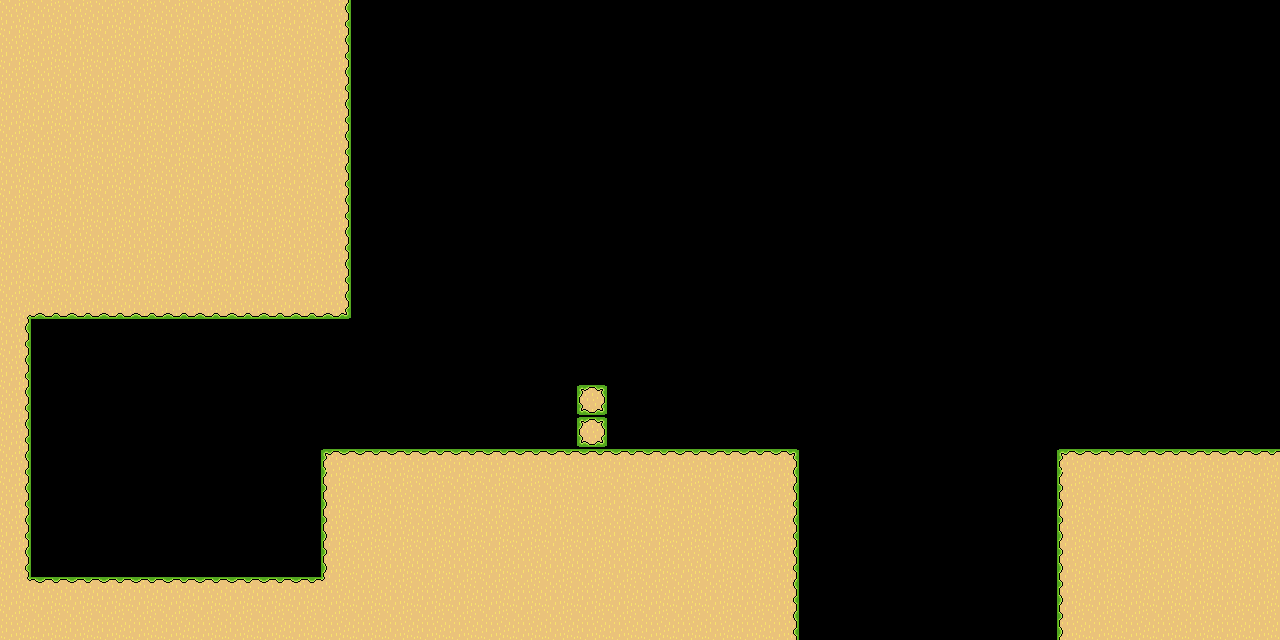

This is a level from a 2D game, rendered from its Tiled map with the project's own tilesets. A one-line summary and the map file follow, with tile-layer data summarised:
An orthogonal 40x20 tile map with 32x32 px tiles, 1 tile layer (Ground) and 7 objects.

<map version="1.5" tiledversion="1.7.1" orientation="orthogonal" renderorder="right-down" width="40" height="20" tilewidth="32" tileheight="32" infinite="0" nextlayerid="29" nextobjectid="99">
 <editorsettings>
  <export target="LevelTilemap_level12.json" format="json" />
 </editorsettings>
 <properties>
  <property name="extraText" value="Double jumping! Yay!" />
  <property name="levelIndex" type="int" value="12" />
  <property name="levelName" value="Level 12" />
  <property name="levelNameOffsetY" type="int" value="-80" />
  <property name="levelNameShortened" value="12" />
  <property name="numberOfSlimes" type="int" value="3" />
 </properties>
 <tileset firstgid="1" name="tileset" tilewidth="32" tileheight="32" tilecount="36" columns="6">
  <image source="../../artwork/tileset.png" width="192" height="192" />
  <tile id="0">
   <properties>
    <property name="collides" type="bool" value="true" />
   </properties>
  </tile>
  <tile id="1">
   <properties>
    <property name="collides" type="bool" value="true" />
   </properties>
  </tile>
  <tile id="2">
   <properties>
    <property name="collides" type="bool" value="true" />
   </properties>
  </tile>
  <tile id="3">
   <properties>
    <property name="collides" type="bool" value="true" />
   </properties>
  </tile>
  <tile id="4">
   <properties>
    <property name="collides" type="bool" value="false" />
   </properties>
  </tile>
  <tile id="5">
   <properties>
    <property name="collides" type="bool" value="false" />
   </properties>
  </tile>
  <tile id="6">
   <properties>
    <property name="collides" type="bool" value="true" />
   </properties>
  </tile>
  <tile id="7">
   <properties>
    <property name="collides" type="bool" value="true" />
   </properties>
  </tile>
  <tile id="8">
   <properties>
    <property name="collides" type="bool" value="true" />
   </properties>
  </tile>
  <tile id="9">
   <properties>
    <property name="collides" type="bool" value="true" />
   </properties>
  </tile>
  <tile id="10">
   <properties>
    <property name="collides" type="bool" value="false" />
   </properties>
  </tile>
  <tile id="11">
   <properties>
    <property name="collides" type="bool" value="false" />
   </properties>
  </tile>
  <tile id="12">
   <properties>
    <property name="collides" type="bool" value="true" />
   </properties>
  </tile>
  <tile id="13">
   <properties>
    <property name="collides" type="bool" value="true" />
   </properties>
  </tile>
  <tile id="14">
   <properties>
    <property name="collides" type="bool" value="true" />
   </properties>
  </tile>
  <tile id="15">
   <properties>
    <property name="collides" type="bool" value="true" />
   </properties>
  </tile>
  <tile id="16">
   <properties>
    <property name="collides" type="bool" value="false" />
    <property name="expValue" type="int" value="3" />
    <property name="isFlying" type="bool" value="true" />
    <property name="level" type="int" value="1" />
    <property name="objectTag" value="slimeEnemy" />
   </properties>
  </tile>
  <tile id="17">
   <properties>
    <property name="collides" type="bool" value="false" />
    <property name="expValue" type="int" value="3" />
    <property name="isFlying" type="bool" value="false" />
    <property name="level" type="int" value="1" />
    <property name="objectTag" value="slimeEnemy" />
   </properties>
  </tile>
  <tile id="18">
   <properties>
    <property name="collides" type="bool" value="true" />
   </properties>
  </tile>
  <tile id="19">
   <properties>
    <property name="collides" type="bool" value="true" />
   </properties>
  </tile>
  <tile id="20">
   <properties>
    <property name="collides" type="bool" value="true" />
   </properties>
  </tile>
  <tile id="21">
   <properties>
    <property name="collides" type="bool" value="true" />
   </properties>
  </tile>
  <tile id="22">
   <properties>
    <property name="collides" type="bool" value="false" />
    <property name="expValue" type="int" value="5" />
    <property name="isFlying" type="bool" value="true" />
    <property name="level" type="int" value="2" />
    <property name="objectTag" value="slimeEnemy" />
   </properties>
  </tile>
  <tile id="23">
   <properties>
    <property name="collides" type="bool" value="false" />
    <property name="expValue" type="int" value="5" />
    <property name="isFlying" type="bool" value="false" />
    <property name="level" type="int" value="2" />
    <property name="objectTag" value="slimeEnemy" />
   </properties>
  </tile>
  <tile id="24">
   <properties>
    <property name="collides" type="bool" value="false" />
    <property name="direction" value="right" />
    <property name="objectTag" value="spike" />
    <property name="spriteName" value="rightSpikes" />
   </properties>
  </tile>
  <tile id="25">
   <properties>
    <property name="collides" type="bool" value="false" />
    <property name="direction" value="left" />
    <property name="objectTag" value="spike" />
    <property name="spriteName" value="leftSpikes" />
   </properties>
  </tile>
  <tile id="26">
   <properties>
    <property name="collides" type="bool" value="false" />
    <property name="direction" value="down" />
    <property name="objectTag" value="spike" />
    <property name="spriteName" value="downSpikes" />
   </properties>
  </tile>
  <tile id="27">
   <properties>
    <property name="collides" type="bool" value="false" />
    <property name="direction" value="up" />
    <property name="objectTag" value="spike" />
    <property name="spriteName" value="upSpikes" />
   </properties>
  </tile>
  <tile id="28">
   <properties>
    <property name="collides" type="bool" value="false" />
    <property name="expValue" type="int" value="10" />
    <property name="isFlying" type="bool" value="true" />
    <property name="level" type="int" value="3" />
    <property name="objectTag" value="slimeEnemy" />
   </properties>
  </tile>
  <tile id="29">
   <properties>
    <property name="collides" type="bool" value="false" />
    <property name="expValue" type="int" value="10" />
    <property name="isFlying" type="bool" value="false" />
    <property name="level" type="int" value="3" />
    <property name="objectTag" value="slimeEnemy" />
   </properties>
  </tile>
  <tile id="30">
   <properties>
    <property name="collides" type="bool" value="false" />
    <property name="objectTag" value="endOfLevel" />
   </properties>
  </tile>
  <tile id="31">
   <properties>
    <property name="collides" type="bool" value="false" />
    <property name="objectTag" value="pickUp" />
    <property name="pickUpType" value="doubleJump" />
    <property name="spriteName" value="doubleJump" />
   </properties>
  </tile>
  <tile id="32">
   <properties>
    <property name="collides" type="bool" value="false" />
    <property name="objectTag" value="pickUp" />
   </properties>
  </tile>
  <tile id="33">
   <properties>
    <property name="collides" type="bool" value="false" />
   </properties>
  </tile>
  <tile id="34">
   <properties>
    <property name="collides" type="bool" value="false" />
   </properties>
  </tile>
  <tile id="35">
   <properties>
    <property name="collides" type="bool" value="false" />
    <property name="objectTag" value="playerSpawn" />
   </properties>
  </tile>
 </tileset>
 <layer id="6" name="Ground" width="40" height="20">
  <data>[800 cells, 272 non-empty, 12 distinct tile ids]</data>
 </layer>
 <objectgroup id="28" name="GameObjects">
  <object id="84" gid="31" x="1184" y="448" width="32" height="32" />
  <object id="91" gid="32" x="224" y="512" width="32" height="32" />
  <object id="93" gid="17" x="512" y="176" width="32" height="32" />
  <object id="94" gid="17" x="912" y="434" width="32" height="32" />
  <object id="95" gid="18" x="766" y="448" width="32" height="32" />
  <object id="97" gid="36" x="64" y="576" width="32" height="32" />
  <object id="98" gid="28" x="576" y="384" width="32" height="32" />
 </objectgroup>
</map>
